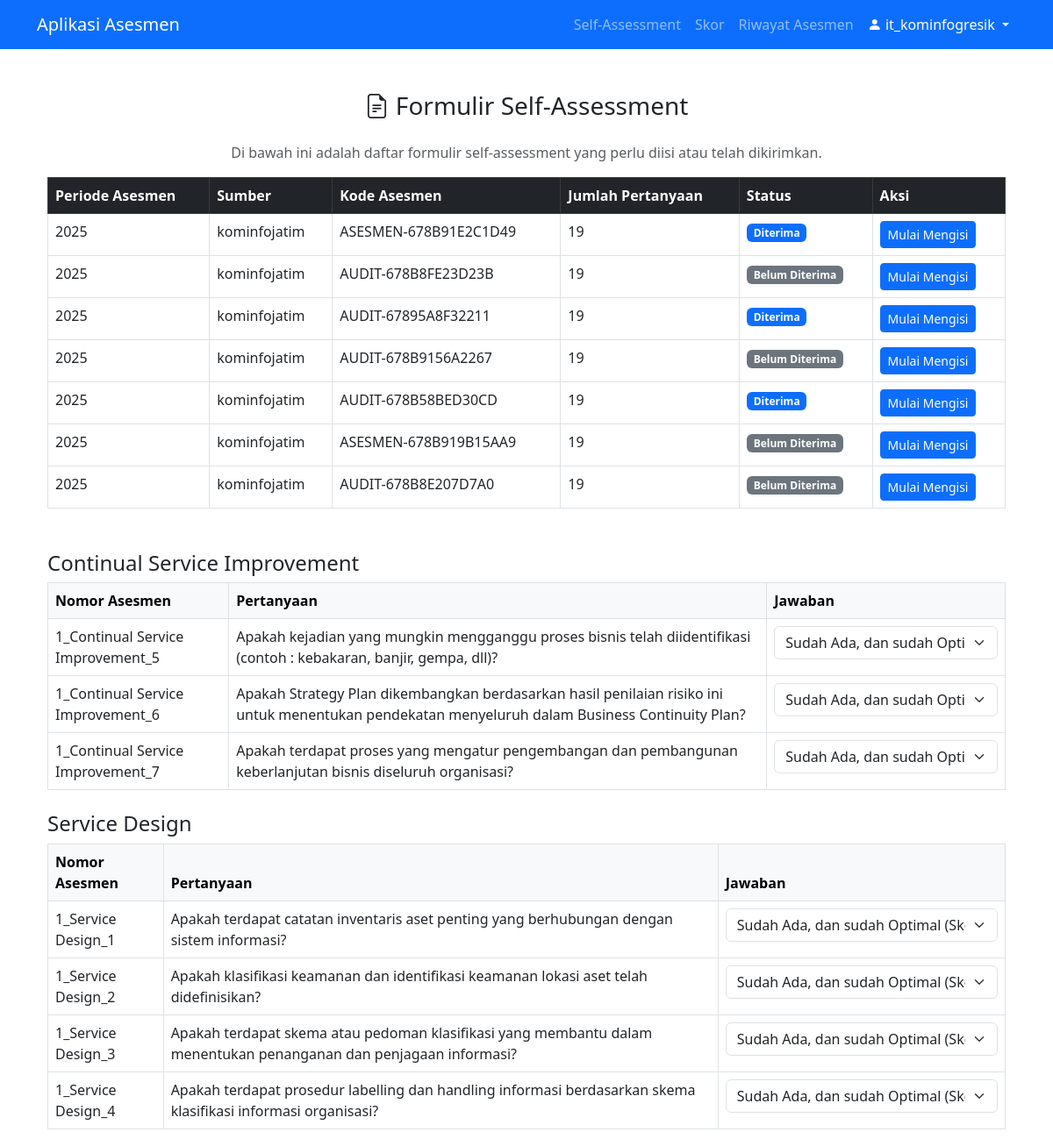
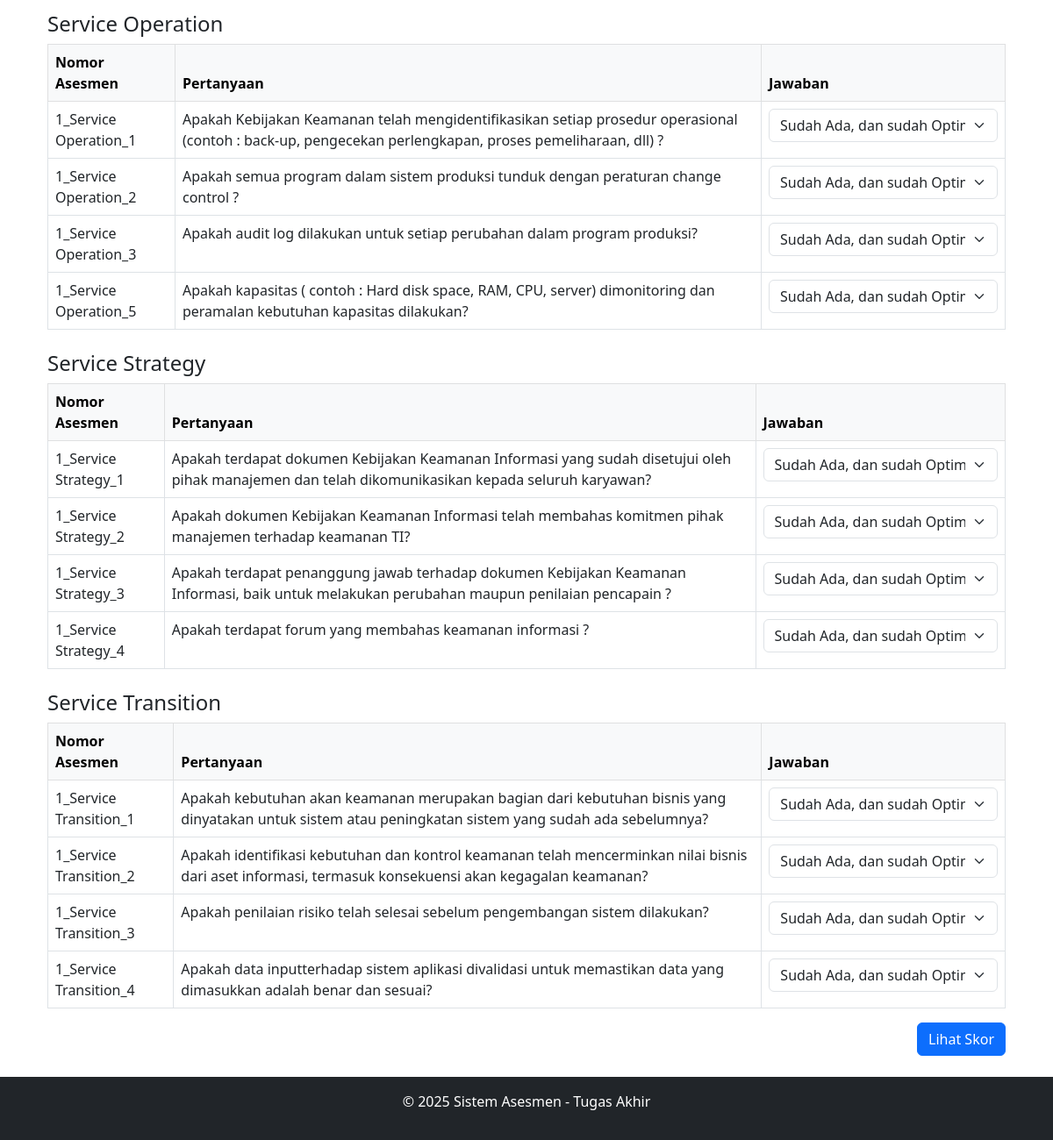
Page /views/manajemen_ti/formulir_asesmen.php?asesmen_kode=ASESMEN-678B91E2C1D49 (signed in) on the committed database (2 pictures, top to bottom).
### tables this page shows
CREATE TABLE `asesmen_pertanyaan` (
  `id` int(11) NOT NULL,
  `kode_mapping` varchar(255) NOT NULL,
  `asesmen_periode` int(11) DEFAULT NULL,
  `pertanyaan` text NOT NULL,
  `created_at` timestamp NOT NULL DEFAULT CURRENT_TIMESTAMP,
  `source` varchar(255) DEFAULT NULL
);

### views/manajemen_ti/formulir_asesmen.php (the view, shortened to what this page needs)
<?php
include '../../includes/db.php';
include '../../includes/header.php';
function mapFormStatusToLabel($status, $role)
{
    $status_map = [
        'Manajemen TI' => [
            0 => 'Belum Diterima',
            1 => 'Diterima',
            3 => 'Terkirim'
        ],
        'Tim Penilai' => [
            0 => 'Belum Dikirim',
            1 => 'Dikirim',
            3 => 'Self-Assessment Diterima'
        ]
    ];
    return isset($status_map[$role][$status]) ? $status_map[$role][$status] : 'Tidak Diketahui';
}
$asesmen_kode = isset($_GET['asesmen_kode']) ? $conn->real_escape_string($_GET['asesmen_kode']) : null;
$lifecycle_query = $conn->query("
    SELECT DISTINCT SUBSTRING_INDEX(SUBSTRING_INDEX(kode_mapping, '_', 2), '_', -1) AS itil_service_lifecycle
    FROM asesmen_pertanyaan
    WHERE kode_mapping IS NOT NULL
    ORDER BY itil_service_lifecycle ASC
");
$lifecycle_stages = [];
if ($lifecycle_query && $lifecycle_query->num_rows > 0) {
    while ($row = $lifecycle_query->fetch_assoc()) {
        $lifecycle_stages[] = $row['itil_service_lifecycle'];
    }
}
if ($asesmen_kode) {
    foreach ($lifecycle_stages as $stage) {
        $questions_query = $conn->query("
            SELECT DISTINCT q.id, q.kode_mapping, q.pertanyaan
            FROM asesmen_pertanyaan q
            JOIN asesi a ON a.asesmen_periode = q.asesmen_periode
            WHERE SUBSTRING_INDEX(SUBSTRING_INDEX(q.kode_mapping, '_', 2), '_', -1) = '$stage'
            AND a.asesmen_kode = '$asesmen_kode'
        ");
    }
}
$maturity_query = $conn->query("SELECT kondisi, skor FROM maturity ORDER BY skor ASC");
$maturity = [];
if ($maturity_query && $maturity_query->num_rows > 0) {
    while ($row = $maturity_query->fetch_assoc()) {
        $maturity[$row['kondisi']] = $row['skor'];
    }
}
$existing_answers_query = $conn->query("
    SELECT question_id, jawaban, skor
    FROM asesmen_jawaban
    WHERE asesmen_kode = '$asesmen_kode' AND user_id = {$_SESSION['user_id']}
");
$existing_answers = [];
if ($existing_answers_query && $existing_answers_query->num_rows > 0) {
    while ($row = $existing_answers_query->fetch_assoc()) {
        $existing_answers[$row['question_id']] = $row;
    }
}
$incoming_forms_query = $conn->query("
    SELECT a.asesmen_kode, a.asesmen_periode, a.form_status, COALESCE(q.source, 'Tim Penilai') AS source, COUNT(q.id) AS total_questions
    FROM asesi a
    JOIN asesmen_pertanyaan q ON a.asesmen_periode = q.asesmen_periode
    WHERE a.user_id = {$_SESSION['user_id']}
    GROUP BY a.asesmen_kode, a.asesmen_periode, q.source
    ORDER BY a.asesmen_periode DESC
");
?>
<div class="container my-5">
    <h3 class="text-center mb-4"><i class="bi bi-file-earmark-text"></i> Formulir Self-Assessment</h3>
    <p class="text-center text-muted">Di bawah ini adalah daftar formulir self-assessment yang perlu diisi atau telah dikirimkan.</p>
    <table class="table table-bordered table-hover">
        <thead class="table-dark">
            <tr>
                <th>Periode Asesmen</th>
                <th>Sumber</th>
                <th>Kode Asesmen</th>
                <th>Jumlah Pertanyaan</th>
                <th>Status</th>
                <th>Aksi</th>
            </tr>
        </thead>
        <tbody>
            <?php if ($incoming_forms_query && $incoming_forms_query->num_rows > 0): ?>
                <?php while ($row = $incoming_forms_query->fetch_assoc()): ?>
                    <tr>
                        <td><?php echo htmlspecialchars($row['asesmen_periode']); ?></td>
                        <td><?php echo htmlspecialchars($row['source']); ?></td>
                        <td><?php echo htmlspecialchars($row['asesmen_kode']); ?></td>
                        <td><?php echo htmlspecialchars($row['total_questions']); ?></td>
                        <td>
                            <?php
                            $status_label = mapFormStatusToLabel((int)$row['form_status'], 'Manajemen TI');
                            $badge_class = $row['form_status'] == 3 ? 'success' : ($row['form_status'] == 2 ? 'warning' : ($row['form_status'] == 1 ? 'primary' : 'secondary'));
                            ?>
                            <span class="badge bg-<?php echo $badge_class; ?>">
                                <?php echo htmlspecialchars($status_label); ?>
                            </span>
                        </td>
                        <td>
                            <?php if ((int)$row['form_status'] === 3): ?>
                                <a href="lihat_skor.php?asesmen_kode=<?php echo urlencode($row['asesmen_kode']); ?>" class="btn btn-sm btn-success">Lihat Skor</a>
                            <?php else: ?>
                                <a href="formulir_asesmen.php?asesmen_kode=<?php echo urlencode($row['asesmen_kode']); ?>" class="btn btn-sm btn-primary">
                                    <?php echo (int)$row['form_status'] === 2 ? 'Lanjutkan' : 'Mulai Mengisi'; ?>
                                </a>
                            <?php endif; ?>
                        </td>
                    </tr>
                <?php endwhile; ?>
            <?php else: ?>
                <tr>
                    <td colspan="6" class="text-center">Tidak ada formulir masuk atau riwayat pengisian.</td>
                </tr>
            <?php endif; ?>
        </tbody>
    </table>
</div>
<?php if ($asesmen_kode): ?>
    <div class="container mt-5">
        <form method="POST" action="formulir_asesmen.php?asesmen_kode=<?php echo htmlspecialchars($asesmen_kode); ?>">
            <?php foreach ($lifecycle_stages as $stage): ?>
                <h4 class="mt-4"><?php echo htmlspecialchars($stage); ?></h4>
                <table class="table table-bordered">
                    <thead class="table-light">
                        <tr>
                            <th>Nomor Asesmen</th>
                            <th>Pertanyaan</th>
                            <th>Jawaban</th>
                        </tr>
                    </thead>
                    <tbody>
                        <?php
                        $questions_query = $conn->query("
                            SELECT DISTINCT q.id, q.kode_mapping, q.pertanyaan
                            FROM asesmen_pertanyaan q
                            JOIN asesi a ON a.asesmen_periode = q.asesmen_periode
                            WHERE SUBSTRING_INDEX(SUBSTRING_INDEX(q.kode_mapping, '_', 2), '_', -1) = '$stage'
                            AND a.asesmen_kode = '$asesmen_kode'
                        ");
                        $questions = $questions_query ? $questions_query->fetch_all(MYSQLI_ASSOC) : [];
                        if (!empty($questions)): ?>
                            <?php foreach ($questions as $question): ?>
                                <tr>
                                    <td><?php echo htmlspecialchars($question['kode_mapping']); ?></td>
                                    <td><?php echo htmlspecialchars($question['pertanyaan']); ?></td>
                                    <td>
                                        <select name="answers[<?php echo $question['id']; ?>][jawaban]" class="form-select" required>
                                            <?php foreach ($maturity as $kondisi => $skor): ?>
                                                <option value="<?php echo htmlspecialchars($kondisi); ?>"
                                                    <?php echo isset($existing_answers[$question['id']]['jawaban']) && $existing_answers[$question['id']]['jawaban'] === $kondisi ? 'selected' : ''; ?>>
                                                    <?php echo htmlspecialchars($kondisi); ?> (Skor: <?php echo $skor; ?>)
                                                </option>
                                            <?php endforeach; ?>
                                        </select>
                                    </td>
                                </tr>
                            <?php endforeach; ?>
                        <?php else: ?>
                            <tr>
                                <td colspan="3" class="text-center">Tidak ada pertanyaan untuk tahap ini.</td>
                            </tr>
                        <?php endif; ?>
                    </tbody>
                </table>
            <?php endforeach; ?>
            <div class="text-end">
                <button type="submit" name="submit_assessment" class="btn btn-primary">Lihat Skor</button>
            </div>
        </form>
    </div>
<?php endif; ?>
<?php include '../../includes/footer.php'; ?>

### rows in the picture
asesmen_pertanyaan: kode_mapping "1_Continual Service Improvement_5", pertanyaan "Apakah kejadian yang mungkin mengganggu proses bisnis telah diidentifikasi (contoh : kebakaran, banjir, gempa, dll)?", id "Sudah Ada, dan sudah Optimal (Skor: 5)"
asesmen_pertanyaan: kode_mapping "1_Continual Service Improvement_6", pertanyaan "Apakah Strategy Plan dikembangkan berdasarkan hasil penilaian risiko ini untuk menentukan pendekatan menyeluruh dalam Business Continuity Plan?", id "Sudah Ada, dan sudah Optimal (Skor: 5)"
asesmen_pertanyaan: kode_mapping "1_Continual Service Improvement_7", pertanyaan "Apakah terdapat proses yang mengatur pengembangan dan pembangunan keberlanjutan bisnis diseluruh organisasi?", id "Sudah Ada, dan sudah Optimal (Skor: 5)"
asesmen_pertanyaan: kode_mapping "1_Service Design_1", pertanyaan "Apakah terdapat catatan inventaris aset penting yang berhubungan dengan sistem informasi?", id "Sudah Ada, dan sudah Optimal (Skor: 5)"
asesmen_pertanyaan: kode_mapping "1_Service Design_2", pertanyaan "Apakah klasifikasi keamanan dan identifikasi keamanan lokasi aset telah didefinisikan?", id "Sudah Ada, dan sudah Optimal (Skor: 5)"
asesmen_pertanyaan: kode_mapping "1_Service Design_3", pertanyaan "Apakah terdapat skema atau pedoman klasifikasi yang membantu dalam menentukan penanganan dan penjagaan informasi?", id "Sudah Ada, dan sudah Optimal (Skor: 5)"
asesmen_pertanyaan: kode_mapping "1_Service Design_4", pertanyaan "Apakah terdapat prosedur labelling dan handling informasi berdasarkan skema klasifikasi informasi organisasi?", id "Sudah Ada, dan sudah Optimal (Skor: 5)"
asesmen_pertanyaan: kode_mapping "1_Service Operation_1", pertanyaan "Apakah Kebijakan Keamanan telah mengidentifikasikan setiap prosedur operasional (contoh : back-up, pengecekan perlengkapan, proses pemeliharaan, dll) ?", id "Sudah Ada, dan sudah Optimal (Skor: 5)"
asesmen_pertanyaan: kode_mapping "1_Service Operation_2", pertanyaan "Apakah semua program dalam sistem produksi tunduk dengan peraturan change control ?", id "Sudah Ada, dan sudah Optimal (Skor: 5)"
asesmen_pertanyaan: kode_mapping "1_Service Operation_3", pertanyaan "Apakah audit log dilakukan untuk setiap perubahan dalam program produksi?", id "Sudah Ada, dan sudah Optimal (Skor: 5)"
asesmen_pertanyaan: kode_mapping "1_Service Operation_5", pertanyaan "Apakah kapasitas ( contoh : Hard disk space, RAM, CPU, server) dimonitoring dan peramalan kebutuhan kapasitas dilakukan?", id "Sudah Ada, dan sudah Optimal (Skor: 5)"
asesmen_pertanyaan: kode_mapping "1_Service Strategy_1", pertanyaan "Apakah terdapat dokumen Kebijakan Keamanan Informasi yang sudah disetujui oleh pihak manajemen dan telah dikomunikasikan kepada seluruh karyawan?", id "Sudah Ada, dan sudah Optimal (Skor: 5)"
asesmen_pertanyaan: kode_mapping "1_Service Strategy_2", pertanyaan "Apakah dokumen Kebijakan Keamanan Informasi telah membahas komitmen pihak manajemen terhadap keamanan TI?", id "Sudah Ada, dan sudah Optimal (Skor: 5)"
asesmen_pertanyaan: kode_mapping "1_Service Strategy_3", pertanyaan "Apakah terdapat penanggung jawab terhadap dokumen Kebijakan Keamanan Informasi, baik untuk melakukan perubahan maupun penilaian pencapain ?", id "Sudah Ada, dan sudah Optimal (Skor: 5)"
asesmen_pertanyaan: kode_mapping "1_Service Strategy_4", pertanyaan "Apakah terdapat forum yang membahas keamanan informasi ?", id "Sudah Ada, dan sudah Optimal (Skor: 5)"
asesmen_pertanyaan: kode_mapping "1_Service Transition_1", pertanyaan "Apakah kebutuhan akan keamanan merupakan bagian dari kebutuhan bisnis yang dinyatakan untuk sistem atau peningkatan sistem yang sudah ada sebelumnya?", id "Sudah Ada, dan sudah Optimal (Skor: 5)"
asesmen_pertanyaan: kode_mapping "1_Service Transition_2", pertanyaan "Apakah identifikasi kebutuhan dan kontrol keamanan telah mencerminkan nilai bisnis dari aset informasi, termasuk konsekuensi akan kegagalan keamanan?", id "Sudah Ada, dan sudah Optimal (Skor: 5)"
asesmen_pertanyaan: kode_mapping "1_Service Transition_3", pertanyaan "Apakah penilaian risiko telah selesai sebelum pengembangan sistem dilakukan?", id "Sudah Ada, dan sudah Optimal (Skor: 5)"
asesmen_pertanyaan: kode_mapping "1_Service Transition_4", pertanyaan "Apakah data inputterhadap sistem aplikasi divalidasi untuk memastikan data yang dimasukkan adalah benar dan sesuai?", id "Sudah Ada, dan sudah Optimal (Skor: 5)"

### other values in the picture
$_SESSION['user'] "it_kominfogresik"
$row['asesmen_periode'] "2025"
$row['source'] "kominfojatim"
$row['asesmen_kode'] "ASESMEN-678B91E2C1D49"
$row['total_questions'] "19"
$status_label "Diterima"
$row['asesmen_kode'] "AUDIT-678B8FE23D23B"
$status_label "Belum Diterima"
$row['asesmen_kode'] "AUDIT-67895A8F32211"
$row['asesmen_kode'] "AUDIT-678B9156A2267"
$row['asesmen_kode'] "AUDIT-678B58BED30CD"
$row['asesmen_kode'] "ASESMEN-678B919B15AA9"
$row['asesmen_kode'] "AUDIT-678B8E207D7A0"
$stage "Continual Service Improvement"
$stage "Service Design"
